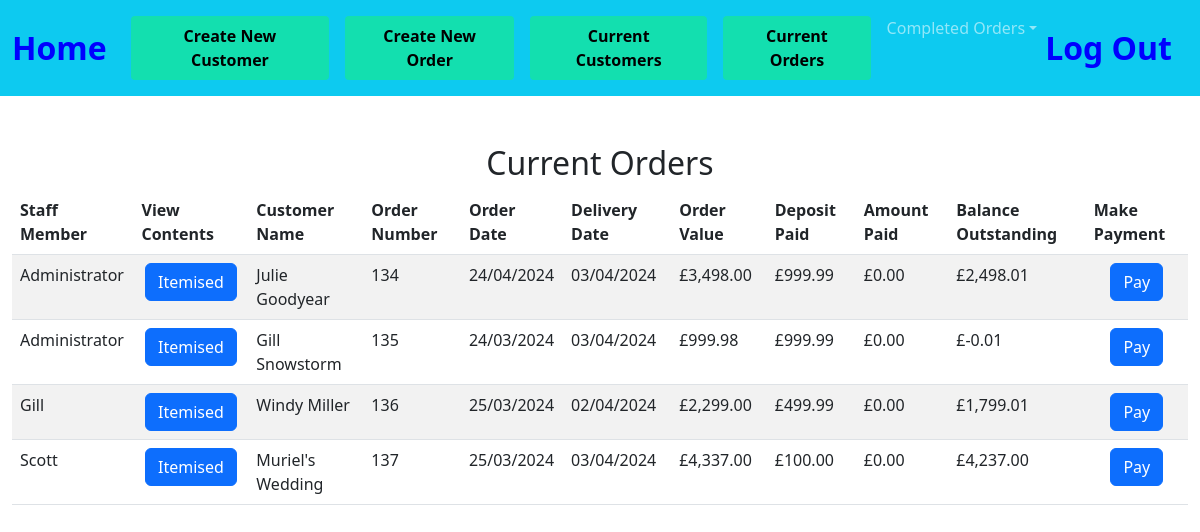
The app's page /open_orders, older data.
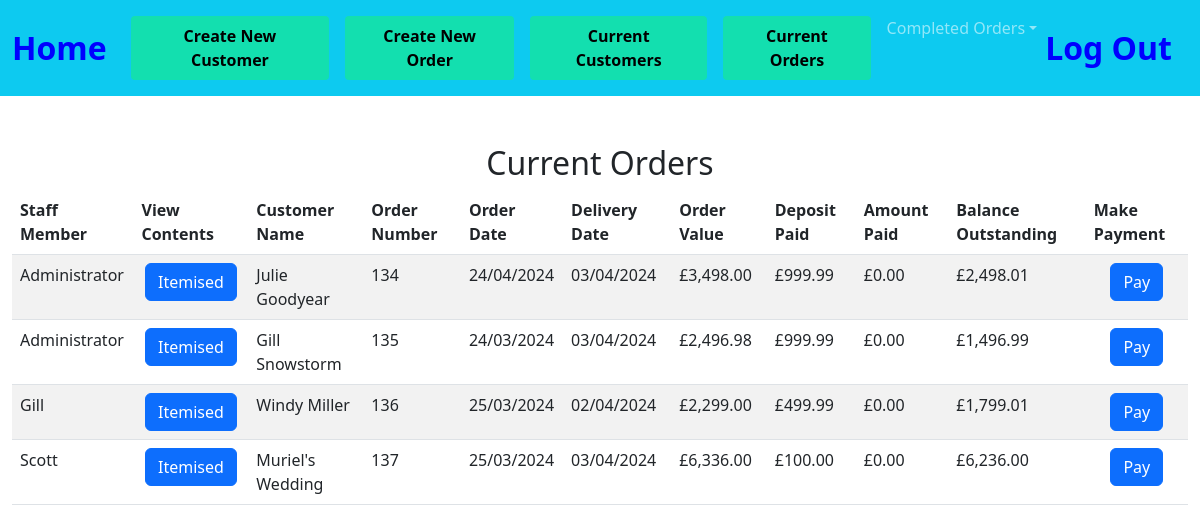
The same page, newer data.
### tables this page shows
CREATE TABLE orders(order_id INTEGER PRIMARY KEY AUTOINCREMENT NOT NULL,  cust_id INTEGER, order_no INTEGER, item_id INTEGER, staff_member TEXT, order_date DATETIME, completion TEXT, delivery_date DATETIME, colour_finish TEXT, extra_details TEXT, selling_price DECIMAL, del_col_take TEXT , quantity INTEGER, balance DECIMAL, deposit DECIMAL, amount_paid DECIMAL);

### app.py (the view)
@app.route("/open_orders", methods=["GET", "POST"])
def open_orders():
    if request.method == "POST":
        order_no = request.form.get("order_no")
        current = db.execute("SELECT * FROM orders WHERE order_id = (?);", order_no)
        for row in current:
            customer_id = row["cust_id"]
            staff_member = row["staff_member"]
            order_date = row["order_date"]
            item_id = row["item_id"]
        db.execute("INSERT INTO current_order(cust_id, staff_member, order_date, item_id, order_number) VALUES (?, ?, ?, ?, ?);", customer_id,  staff_member, order_date, item_id, order_no)
        return render_template("stock_list.html", order_no = order_no)
    else:
        order_no = request.form.get("order_no")
        user = request.form.get("user")
        totals=db.execute("select order_number, SUM(amount_paid) AS tot_paid FROM payments group by order_number;")
        for row in totals:
            order_numb = (row["order_number"])
            total = (row["tot_paid"])
            balance = (row["tot_paid"])
            db.execute("UPDATE current_order SET amount_paid = (?) WHERE order_number = (?);", total, order_numb)
        ord_detail = db.execute("select current_order.order_number, current_order.amount_paid, orders.staff_member, orders.cust_id, first_name, last_name, order_id,orders.order_date, orders.deposit, completion, orders.delivery_date, balance, total_cost from orders JOIN customers on orders.cust_id = customers.id JOIN current_order ON current_order.order_number = orders.order_id GROUP BY order_id;")
        for row in ord_detail:
            order_id = (row["order_id"])
            amount_paid = (row["amount_paid"])
            total_cost = (row["total_cost"])
            deposit = (row["deposit"])
            balance = total_cost - deposit- amount_paid
            db.execute("UPDATE orders SET balance = (?) WHERE order_id = (?);", balance, order_id)
        finals = db.execute("select current_order.order_number, current_order.amount_paid, orders.staff_member, orders.cust_id, balance, first_name, last_name, order_id,orders.order_date, orders.deposit, completion, orders.delivery_date, balance, total_cost from orders JOIN customers on orders.cust_id = customers.id JOIN current_order ON current_order.order_number = orders.order_id GROUP BY order_id;")
        return render_template("open_orders.html", ord_detail = finals, user = user)

### app.py (called while the page is built)
@app.after_request
def after_request(response):
    response.headers["Cache-Control"] = "no-cache, no-store, must-revalidate"
    response.headers["Expires"] = 0
    response.headers["Pragma"] = "no-cache"
    return response

### extras.py (called while the page is built)
def GBP(value):
    return f"£{value:,.2f}"

### templates/open_orders.html (shortened to what this page needs)
{% extends "layout.html" %}
{% block main %}
<div class="section">
    <h2>Current Orders</h2>
    <table class="table table-striped">
        <thead>
            <tr>
                <th class="text-start">Staff Member</th>
                <th class="text-start">View Contents</th>
                <th class="text-start">Customer Name</th>
                <th class="text-start">Order Number</th>
                <th class="text-start">Order Date</th>
                <th class="text-start">Delivery Date</th>
                <th class="text-start">Order Value</th>
                <th class="text-start">Deposit Paid</th>
                <th class="text-start"> Amount Paid</th>
                <th class="text-start">Balance Outstanding</th>
                <th class="text-start"> Make Payment</th>
            </tr>
    </thead>
        <tbody>
            {% for row in ord_detail %}
            <tr>
                <td class="text-start">{{ row["staff_member"] }}</td>
                <form action="/show_content" method="POST">
                    <td><input type="hidden" name="order_no" VALUE="{{ row['order_id'] }}"><button class="btn btn-primary" type="submit">Itemised</button></td>
                </form>
                <td class="text-start">{{ row["first_name"] }} {{ row["last_name"] }}</td>
                <td class="text-start">{{ row["order_id"] }}</td>
                <td class="text-start">{{ row["order_date"] }}</td>
                <td class="text-start">{{ row["delivery_date"] }}</td>
                <td class="text-start">{{ row["total_cost"] |GBP }}</td>
                <td class="text-start">{{ row["deposit"] |GBP }}</td>
                <td class="text-start">{{ row["amount_paid"] |GBP }}</td>
                <td class="text-start">{{ (row["total_cost"] - row["deposit"] - row["amount_paid"]) |GBP}}</td>
                <form action="/pay" method="POST">
                    <td><input type="hidden" name="order_no" VALUE="{{ row['order_id'] }}"><button class="btn btn-primary" type="submit">Pay</button></td>
                </form>
                </tr>
            {% endfor %}
        </tbody>
    </table>
</div>
{% endblock %}

### templates/layout.html (shortened to what this page needs)
<!doctype html>
<html lang="en">
  <head>
    <link href="https://cdn.jsdelivr.net/npm/bootstrap@5.3.0/dist/css/bootstrap.min.css" rel="stylesheet">
    <link href="/static/styles.css" rel="stylesheet">
  </head>
  {% block navbar %}
  <body>
        <nav class="navbar navbar-expand-lg bg-info navbar-dark">
        <div class="container-fluid">
          <a class="navbar-brand" href="/home">Home</a>
            <div class="collapse navbar-collapse" id="navbarSupportedContent">
                <ul class="navbar-nav me-auto mb-2 mb-lg-0">
                  <li class="nav-item">
                    <li class="nav-link"><a button type="button" class="button_teal" href="/new_customer">Create New Customer</a></li>
                    <li class="nav-link"><a button type="button" class="button_teal" href="/choose_customer">Create New Order</a></li>
                </li>
                <li class="nav-item">
                  <li class="nav-link"><a button type="button" class="button_teal" href="/list_of_customers">Current Customers</a></li>
                  <li class="nav-link"><a button type="button" class="button_teal" href="/open_orders">Current Orders</a>
                </li>
                <li class="nav-item dropdown">
                    <a class="nav-link dropdown-toggle" href="#" role="button" data-bs-toggle="dropdown" aria-expanded="false">Completed Orders</a>
                </li>
                </ul>
            </div>
            <a class="navbar-brand" href="/logout">Log Out</a>
            </div>
        </nav>
        {% endblock %}
      <main class="container-fluid py-5 text-center">
        {% block main %}{% endblock %}
      </main>
  </body>

### static/styles.css (style rules this page uses)
nav .navbar-brand { font-size: xx-large; color: #0000ff; font-weight: bold; }
.button_teal { background-color: #13dfaf; border-radius: 4px; border: none; color: black; padding: 8px 18px; text-align: center; text-decoration: none; display: inline-block; font-size: 16px; font-weight: bolder; }

Row changes from the older to the newer data that the page shows:
changed orders id 135: total_cost|GBP "£999.98" → "£2,496.98"; deposit "£-0.01" → "£1,496.99"
changed orders "Scott": total_cost|GBP "£4,337.00" → "£6,336.00"; deposit "£4,237.00" → "£6,236.00"
